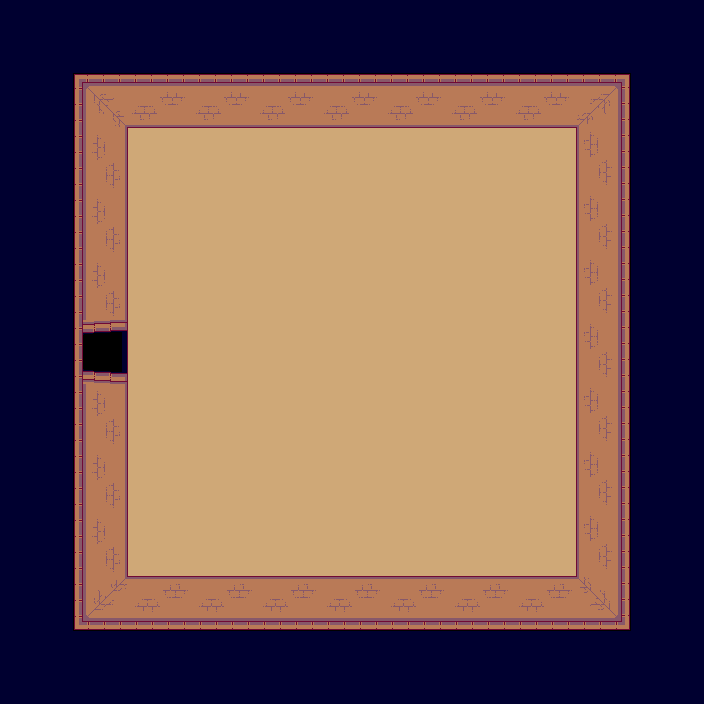

This is a level from a 2D game, rendered from its Tiled map with the project's own tilesets. A one-line summary and the complete map file follow:
An orthogonal 11x11 tile map with 64x64 px tiles, 2 tile layers (background, collision) and 2 objects (door, hero).

<map version="1.0" tiledversion="1.0.3" orientation="orthogonal" renderorder="right-down" width="11" height="11" tilewidth="64" tileheight="64" nextobjectid="5">
 <tileset firstgid="1" name="tileset" tilewidth="64" tileheight="64" tilecount="16" columns="4">
  <image source="../images/tileset.png" width="256" height="256" />
 </tileset>
 <layer name="background" width="11" height="11">
  <data>
   <tile gid="0" />
   <tile gid="0" />
   <tile gid="0" />
   <tile gid="0" />
   <tile gid="0" />
   <tile gid="0" />
   <tile gid="0" />
   <tile gid="0" />
   <tile gid="0" />
   <tile gid="0" />
   <tile gid="0" />
   <tile gid="0" />
   <tile gid="0" />
   <tile gid="0" />
   <tile gid="0" />
   <tile gid="0" />
   <tile gid="0" />
   <tile gid="0" />
   <tile gid="0" />
   <tile gid="0" />
   <tile gid="0" />
   <tile gid="0" />
   <tile gid="0" />
   <tile gid="0" />
   <tile gid="6" />
   <tile gid="6" />
   <tile gid="6" />
   <tile gid="6" />
   <tile gid="6" />
   <tile gid="6" />
   <tile gid="6" />
   <tile gid="0" />
   <tile gid="0" />
   <tile gid="0" />
   <tile gid="0" />
   <tile gid="6" />
   <tile gid="6" />
   <tile gid="6" />
   <tile gid="6" />
   <tile gid="6" />
   <tile gid="6" />
   <tile gid="6" />
   <tile gid="0" />
   <tile gid="0" />
   <tile gid="0" />
   <tile gid="0" />
   <tile gid="6" />
   <tile gid="6" />
   <tile gid="6" />
   <tile gid="6" />
   <tile gid="6" />
   <tile gid="6" />
   <tile gid="6" />
   <tile gid="0" />
   <tile gid="0" />
   <tile gid="0" />
   <tile gid="13" />
   <tile gid="6" />
   <tile gid="6" />
   <tile gid="6" />
   <tile gid="6" />
   <tile gid="6" />
   <tile gid="6" />
   <tile gid="6" />
   <tile gid="0" />
   <tile gid="0" />
   <tile gid="0" />
   <tile gid="0" />
   <tile gid="6" />
   <tile gid="6" />
   <tile gid="6" />
   <tile gid="6" />
   <tile gid="6" />
   <tile gid="6" />
   <tile gid="6" />
   <tile gid="0" />
   <tile gid="0" />
   <tile gid="0" />
   <tile gid="0" />
   <tile gid="6" />
   <tile gid="6" />
   <tile gid="6" />
   <tile gid="6" />
   <tile gid="6" />
   <tile gid="6" />
   <tile gid="6" />
   <tile gid="0" />
   <tile gid="0" />
   <tile gid="0" />
   <tile gid="0" />
   <tile gid="6" />
   <tile gid="6" />
   <tile gid="6" />
   <tile gid="6" />
   <tile gid="6" />
   <tile gid="6" />
   <tile gid="6" />
   <tile gid="0" />
   <tile gid="0" />
   <tile gid="0" />
   <tile gid="0" />
   <tile gid="0" />
   <tile gid="0" />
   <tile gid="0" />
   <tile gid="0" />
   <tile gid="0" />
   <tile gid="0" />
   <tile gid="0" />
   <tile gid="0" />
   <tile gid="0" />
   <tile gid="0" />
   <tile gid="0" />
   <tile gid="0" />
   <tile gid="0" />
   <tile gid="0" />
   <tile gid="0" />
   <tile gid="0" />
   <tile gid="0" />
   <tile gid="0" />
   <tile gid="0" />
   <tile gid="0" />
  </data>
 </layer>
 <layer name="collision" width="11" height="11">
  <properties>
   <property name="collision" value="true" />
  </properties>
  <data>
   <tile gid="4" />
   <tile gid="4" />
   <tile gid="4" />
   <tile gid="4" />
   <tile gid="4" />
   <tile gid="4" />
   <tile gid="4" />
   <tile gid="4" />
   <tile gid="4" />
   <tile gid="4" />
   <tile gid="4" />
   <tile gid="4" />
   <tile gid="1" />
   <tile gid="2" />
   <tile gid="2" />
   <tile gid="2" />
   <tile gid="2" />
   <tile gid="2" />
   <tile gid="2" />
   <tile gid="2" />
   <tile gid="3" />
   <tile gid="4" />
   <tile gid="4" />
   <tile gid="5" />
   <tile gid="0" />
   <tile gid="0" />
   <tile gid="0" />
   <tile gid="0" />
   <tile gid="0" />
   <tile gid="0" />
   <tile gid="0" />
   <tile gid="7" />
   <tile gid="4" />
   <tile gid="4" />
   <tile gid="5" />
   <tile gid="0" />
   <tile gid="0" />
   <tile gid="0" />
   <tile gid="0" />
   <tile gid="0" />
   <tile gid="0" />
   <tile gid="0" />
   <tile gid="7" />
   <tile gid="4" />
   <tile gid="4" />
   <tile gid="5" />
   <tile gid="0" />
   <tile gid="0" />
   <tile gid="0" />
   <tile gid="0" />
   <tile gid="0" />
   <tile gid="0" />
   <tile gid="0" />
   <tile gid="7" />
   <tile gid="4" />
   <tile gid="4" />
   <tile gid="0" />
   <tile gid="0" />
   <tile gid="0" />
   <tile gid="0" />
   <tile gid="0" />
   <tile gid="0" />
   <tile gid="0" />
   <tile gid="0" />
   <tile gid="7" />
   <tile gid="4" />
   <tile gid="4" />
   <tile gid="5" />
   <tile gid="0" />
   <tile gid="0" />
   <tile gid="0" />
   <tile gid="0" />
   <tile gid="0" />
   <tile gid="0" />
   <tile gid="0" />
   <tile gid="7" />
   <tile gid="4" />
   <tile gid="4" />
   <tile gid="5" />
   <tile gid="0" />
   <tile gid="0" />
   <tile gid="0" />
   <tile gid="0" />
   <tile gid="0" />
   <tile gid="0" />
   <tile gid="0" />
   <tile gid="7" />
   <tile gid="4" />
   <tile gid="4" />
   <tile gid="5" />
   <tile gid="0" />
   <tile gid="0" />
   <tile gid="0" />
   <tile gid="0" />
   <tile gid="0" />
   <tile gid="0" />
   <tile gid="0" />
   <tile gid="7" />
   <tile gid="4" />
   <tile gid="4" />
   <tile gid="9" />
   <tile gid="10" />
   <tile gid="10" />
   <tile gid="10" />
   <tile gid="10" />
   <tile gid="10" />
   <tile gid="10" />
   <tile gid="10" />
   <tile gid="11" />
   <tile gid="4" />
   <tile gid="4" />
   <tile gid="4" />
   <tile gid="4" />
   <tile gid="4" />
   <tile gid="4" />
   <tile gid="4" />
   <tile gid="4" />
   <tile gid="4" />
   <tile gid="4" />
   <tile gid="4" />
   <tile gid="4" />
  </data>
 </layer>
 <objectgroup name="objects">
  <object id="3" name="door_W" type="door" x="65" y="320" width="64" height="64">
   <properties>
    <property name="direction" value="W" />
    <property name="group" value="doors" />
    <property name="texture" value="" />
   </properties>
  </object>
  <object id="4" name="hero" type="hero" x="331" y="331" width="40" height="40">
   <properties>
    <property name="group" value="heroes" />
    <property name="texture" value="hero_spritesheet" />
    <property name="walking_speed" value="150" />
   </properties>
  </object>
 </objectgroup>
</map>
